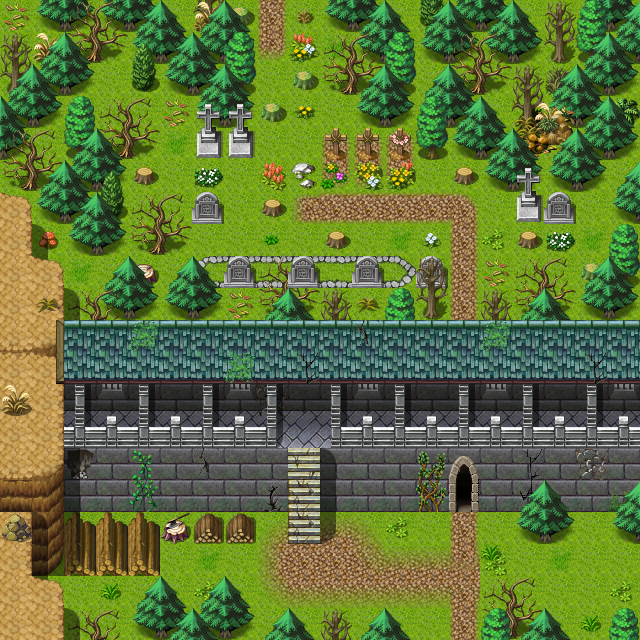

A level layout from a 2D game, rendered from its tile map. Below: a short description, then the map file with tile-grid data replaced by summaries:
An orthogonal 20x20 tile map with 32x32 px tiles, 4 tile layers (Ground, Objects, Above, Top), 1 hidden layer not drawn, 60 tilesets and 8 objects (6x mapchange, 2x spawn).

<map version="1.0" tiledversion="1.0.2" orientation="orthogonal" renderorder="right-down" width="20" height="20" tilewidth="32" tileheight="32" nextobjectid="20">
 <tileset firstgid="1" name="map_bed_1" tilewidth="32" tileheight="32" tilecount="128" columns="16">
  <image source="../drawable/map_bed_1.png" width="512" height="256" />
 </tileset>
 <tileset firstgid="129" name="map_border_1" tilewidth="32" tileheight="32" tilecount="128" columns="16">
  <image source="../drawable/map_border_1.png" width="512" height="256" />
 </tileset>
 <tileset firstgid="257" name="map_bridge_1" tilewidth="32" tileheight="32" tilecount="128" columns="16">
  <image source="../drawable/map_bridge_1.png" width="512" height="256" />
 </tileset>
 <tileset firstgid="385" name="map_bridge_2" tilewidth="32" tileheight="32" tilecount="128" columns="16">
  <image source="../drawable/map_bridge_2.png" width="512" height="256" />
 </tileset>
 <tileset firstgid="513" name="map_broken_1" tilewidth="32" tileheight="32" tilecount="128" columns="16">
  <image source="../drawable/map_broken_1.png" width="512" height="256" />
 </tileset>
 <tileset firstgid="641" name="map_cavewall_1" tilewidth="32" tileheight="32" tilecount="108" columns="18">
  <image source="../drawable/map_cavewall_1.png" width="576" height="192" />
 </tileset>
 <tileset firstgid="749" name="map_cavewall_2" tilewidth="32" tileheight="32" tilecount="108" columns="18">
  <image source="../drawable/map_cavewall_2.png" width="576" height="192" />
 </tileset>
 <tileset firstgid="857" name="map_cavewall_3" tilewidth="32" tileheight="32" tilecount="108" columns="18">
  <image source="../drawable/map_cavewall_3.png" width="576" height="192" />
 </tileset>
 <tileset firstgid="965" name="map_cavewall_4" tilewidth="32" tileheight="32" tilecount="108" columns="18">
  <image source="../drawable/map_cavewall_4.png" width="576" height="192" />
 </tileset>
 <tileset firstgid="1073" name="map_chair_table_1" tilewidth="32" tileheight="32" tilecount="128" columns="16">
  <image source="../drawable/map_chair_table_1.png" width="512" height="256" />
 </tileset>
 <tileset firstgid="1201" name="map_chair_table_2" tilewidth="32" tileheight="32" tilecount="128" columns="16">
  <image source="../drawable/map_chair_table_2.png" width="512" height="256" />
 </tileset>
 <tileset firstgid="1329" name="map_crate_1" tilewidth="32" tileheight="32" tilecount="128" columns="16">
  <image source="../drawable/map_crate_1.png" width="512" height="256" />
 </tileset>
 <tileset firstgid="1457" name="map_cupboard_1" tilewidth="32" tileheight="32" tilecount="128" columns="16">
  <image source="../drawable/map_cupboard_1.png" width="512" height="256" />
 </tileset>
 <tileset firstgid="1585" name="map_curtain_1" tilewidth="32" tileheight="32" tilecount="128" columns="16">
  <image source="../drawable/map_curtain_1.png" width="512" height="256" />
 </tileset>
 <tileset firstgid="1713" name="map_entrance_1" tilewidth="32" tileheight="32" tilecount="128" columns="16">
  <image source="../drawable/map_entrance_1.png" width="512" height="256" />
 </tileset>
 <tileset firstgid="1841" name="map_entrance_2" tilewidth="32" tileheight="32" tilecount="128" columns="16">
  <image source="../drawable/map_entrance_2.png" width="512" height="256" />
 </tileset>
 <tileset firstgid="1969" name="map_fence_1" tilewidth="32" tileheight="32" tilecount="128" columns="16">
  <image source="../drawable/map_fence_1.png" width="512" height="256" />
 </tileset>
 <tileset firstgid="2097" name="map_fence_2" tilewidth="32" tileheight="32" tilecount="128" columns="16">
  <image source="../drawable/map_fence_2.png" width="512" height="256" />
 </tileset>
 <tileset firstgid="2225" name="map_fence_3" tilewidth="32" tileheight="32" tilecount="128" columns="16">
  <image source="../drawable/map_fence_3.png" width="512" height="256" />
 </tileset>
 <tileset firstgid="2353" name="map_fence_4" tilewidth="32" tileheight="32" tilecount="128" columns="16">
  <image source="../drawable/map_fence_4.png" width="512" height="256" />
 </tileset>
 <tileset firstgid="2481" name="map_ground_1" tilewidth="32" tileheight="32" tilecount="128" columns="16">
  <image source="../drawable/map_ground_1.png" width="512" height="256" />
 </tileset>
 <tileset firstgid="2609" name="map_ground_2" tilewidth="32" tileheight="32" tilecount="128" columns="16">
  <image source="../drawable/map_ground_2.png" width="512" height="256" />
 </tileset>
 <tileset firstgid="2737" name="map_ground_3" tilewidth="32" tileheight="32" tilecount="128" columns="16">
  <image source="../drawable/map_ground_3.png" width="512" height="256" />
 </tileset>
 <tileset firstgid="2865" name="map_ground_4" tilewidth="32" tileheight="32" tilecount="128" columns="16">
  <image source="../drawable/map_ground_4.png" width="512" height="256" />
 </tileset>
 <tileset firstgid="2993" name="map_ground_5" tilewidth="32" tileheight="32" tilecount="128" columns="16">
  <image source="../drawable/map_ground_5.png" width="512" height="256" />
 </tileset>
 <tileset firstgid="3121" name="map_ground_6" tilewidth="32" tileheight="32" tilecount="128" columns="16">
  <image source="../drawable/map_ground_6.png" width="512" height="256" />
 </tileset>
 <tileset firstgid="3249" name="map_ground_7" tilewidth="32" tileheight="32" tilecount="128" columns="16">
  <image source="../drawable/map_ground_7.png" width="512" height="256" />
 </tileset>
 <tileset firstgid="3377" name="map_ground_8" tilewidth="32" tileheight="32" tilecount="128" columns="16">
  <image source="../drawable/map_ground_8.png" width="512" height="256" />
 </tileset>
 <tileset firstgid="3505" name="map_house_1" tilewidth="32" tileheight="32" tilecount="128" columns="16">
  <image source="../drawable/map_house_1.png" width="512" height="256" />
 </tileset>
 <tileset firstgid="3633" name="map_house_2" tilewidth="32" tileheight="32" tilecount="128" columns="16">
  <image source="../drawable/map_house_2.png" width="512" height="256" />
 </tileset>
 <tileset firstgid="3761" name="map_indoor_1" tilewidth="32" tileheight="32" tilecount="128" columns="16">
  <image source="../drawable/map_indoor_1.png" width="512" height="256" />
 </tileset>
 <tileset firstgid="3889" name="map_indoor_2" tilewidth="32" tileheight="32" tilecount="128" columns="16">
  <image source="../drawable/map_indoor_2.png" width="512" height="256" />
 </tileset>
 <tileset firstgid="4017" name="map_kitchen_1" tilewidth="32" tileheight="32" tilecount="128" columns="16">
  <image source="../drawable/map_kitchen_1.png" width="512" height="256" />
 </tileset>
 <tileset firstgid="4145" name="map_outdoor_1" tilewidth="32" tileheight="32" tilecount="128" columns="16">
  <image source="../drawable/map_outdoor_1.png" width="512" height="256" />
 </tileset>
 <tileset firstgid="4273" name="map_pillar_1" tilewidth="32" tileheight="32" tilecount="128" columns="16">
  <image source="../drawable/map_pillar_1.png" width="512" height="256" />
 </tileset>
 <tileset firstgid="4401" name="map_pillar_2" tilewidth="32" tileheight="32" tilecount="128" columns="16">
  <image source="../drawable/map_pillar_2.png" width="512" height="256" />
 </tileset>
 <tileset firstgid="4529" name="map_plant_1" tilewidth="32" tileheight="32" tilecount="128" columns="16">
  <image source="../drawable/map_plant_1.png" width="512" height="256" />
 </tileset>
 <tileset firstgid="4657" name="map_plant_2" tilewidth="32" tileheight="32" tilecount="128" columns="16">
  <image source="../drawable/map_plant_2.png" width="512" height="256" />
 </tileset>
 <tileset firstgid="4785" name="map_rock_1" tilewidth="32" tileheight="32" tilecount="128" columns="16">
  <image source="../drawable/map_rock_1.png" width="512" height="256" />
 </tileset>
 <tileset firstgid="4913" name="map_rock_2" tilewidth="32" tileheight="32" tilecount="128" columns="16">
  <image source="../drawable/map_rock_2.png" width="512" height="256" />
 </tileset>
 <tileset firstgid="5041" name="map_roof_1" tilewidth="32" tileheight="32" tilecount="128" columns="16">
  <image source="../drawable/map_roof_1.png" width="512" height="256" />
 </tileset>
 <tileset firstgid="5169" name="map_roof_2" tilewidth="32" tileheight="32" tilecount="128" columns="16">
  <image source="../drawable/map_roof_2.png" width="512" height="256" />
 </tileset>
 <tileset firstgid="5297" name="map_roof_3" tilewidth="32" tileheight="32" tilecount="128" columns="16">
  <image source="../drawable/map_roof_3.png" width="512" height="256" />
 </tileset>
 <tileset firstgid="5425" name="map_shop_1" tilewidth="32" tileheight="32" tilecount="128" columns="16">
  <image source="../drawable/map_shop_1.png" width="512" height="256" />
 </tileset>
 <tileset firstgid="5553" name="map_sign_ladder_1" tilewidth="32" tileheight="32" tilecount="128" columns="16">
  <image source="../drawable/map_sign_ladder_1.png" width="512" height="256" />
 </tileset>
 <tileset firstgid="5681" name="map_table_1" tilewidth="32" tileheight="32" tilecount="128" columns="16">
  <image source="../drawable/map_table_1.png" width="512" height="256" />
 </tileset>
 <tileset firstgid="5809" name="map_trail_1" tilewidth="32" tileheight="32" tilecount="128" columns="16">
  <image source="../drawable/map_trail_1.png" width="512" height="256" />
 </tileset>
 <tileset firstgid="5937" name="map_transition_1" tilewidth="32" tileheight="32" tilecount="128" columns="16">
  <image source="../drawable/map_transition_1.png" width="512" height="256" />
 </tileset>
 <tileset firstgid="6065" name="map_transition_2" tilewidth="32" tileheight="32" tilecount="128" columns="16">
  <image source="../drawable/map_transition_2.png" width="512" height="256" />
 </tileset>
 <tileset firstgid="6193" name="map_transition_3" tilewidth="32" tileheight="32" tilecount="128" columns="16">
  <image source="../drawable/map_transition_3.png" width="512" height="256" />
 </tileset>
 <tileset firstgid="6321" name="map_transition_4" tilewidth="32" tileheight="32" tilecount="128" columns="16">
  <image source="../drawable/map_transition_4.png" width="512" height="256" />
 </tileset>
 <tileset firstgid="6449" name="map_transition_5" tilewidth="32" tileheight="32" tilecount="128" columns="16">
  <image source="../drawable/map_transition_5.png" width="512" height="256" />
 </tileset>
 <tileset firstgid="6577" name="map_tree_1" tilewidth="32" tileheight="32" tilecount="128" columns="16">
  <image source="../drawable/map_tree_1.png" width="512" height="256" />
 </tileset>
 <tileset firstgid="6705" name="map_tree_2" tilewidth="32" tileheight="32" tilecount="128" columns="16">
  <image source="../drawable/map_tree_2.png" width="512" height="256" />
 </tileset>
 <tileset firstgid="6833" name="map_wall_1" tilewidth="32" tileheight="32" tilecount="128" columns="16">
  <image source="../drawable/map_wall_1.png" width="512" height="256" />
 </tileset>
 <tileset firstgid="6961" name="map_wall_2" tilewidth="32" tileheight="32" tilecount="120" columns="15">
  <image source="../drawable/map_wall_2.png" width="480" height="256" />
 </tileset>
 <tileset firstgid="7081" name="map_wall_3" tilewidth="32" tileheight="32" tilecount="120" columns="15">
  <image source="../drawable/map_wall_3.png" width="480" height="256" />
 </tileset>
 <tileset firstgid="7201" name="map_wall_4" tilewidth="32" tileheight="32" tilecount="120" columns="15">
  <image source="../drawable/map_wall_4.png" width="480" height="256" />
 </tileset>
 <tileset firstgid="7321" name="map_window_1" tilewidth="32" tileheight="32" tilecount="128" columns="16">
  <image source="../drawable/map_window_1.png" width="512" height="256" />
 </tileset>
 <tileset firstgid="7449" name="map_window_2" tilewidth="32" tileheight="32" tilecount="128" columns="16">
  <image source="../drawable/map_window_2.png" width="512" height="256" />
 </tileset>
 <layer name="Ground" width="20" height="20">
  <data>[400 cells, 397 non-empty, 17 distinct tile ids]</data>
 </layer>
 <layer name="Objects" width="20" height="20">
  <data>[400 cells, 231 non-empty, 78 distinct tile ids]</data>
 </layer>
 <layer name="Above" width="20" height="20">
  <data>[400 cells, 155 non-empty, 27 distinct tile ids]</data>
 </layer>
 <layer name="Top" width="20" height="20">
  <data>[400 cells, 26 non-empty, 5 distinct tile ids]</data>
 </layer>
 <layer name="Walkable" width="20" height="20" visible="0">
  <data>[400 cells, 248 non-empty, 1 distinct tile ids]</data>
 </layer>
 <objectgroup name="Mapevents">
  <object id="10" name="stoutford_guard1a" type="spawn" x="320" y="384" width="288" height="32" />
  <object id="11" name="stoutford_guard1" type="spawn" x="64" y="384" width="224" height="32" />
  <object id="14" name="south" type="mapchange" x="416" y="608" width="64" height="32">
   <properties>
    <property name="map" value="stoutford_nw" />
    <property name="place" value="north" />
   </properties>
  </object>
  <object id="15" name="north" type="mapchange" x="224" y="0" width="96" height="32">
   <properties>
    <property name="map" value="wild23" />
    <property name="place" value="south" />
   </properties>
  </object>
  <object id="16" name="east1" type="mapchange" x="608" y="224" width="32" height="32">
   <properties>
    <property name="map" value="wild20" />
    <property name="place" value="west1" />
   </properties>
  </object>
  <object id="17" name="east2" type="mapchange" x="608" y="544" width="32" height="64">
   <properties>
    <property name="map" value="wild20" />
    <property name="place" value="west2" />
   </properties>
  </object>
  <object id="18" name="wall_south" type="mapchange" x="448" y="480" width="32" height="32">
   <properties>
    <property name="map" value="wild21a" />
    <property name="place" value="south" />
   </properties>
  </object>
  <object id="19" name="wall_north" type="mapchange" x="416" y="320" width="64" height="32">
   <properties>
    <property name="map" value="wild21a" />
    <property name="place" value="north" />
   </properties>
  </object>
 </objectgroup>
 <objectgroup name="Spawn" visible="0" />
 <objectgroup name="Keys" />
 <objectgroup name="Replace" />
</map>
